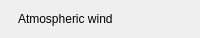
               <widget class="QFrame" name="setAtmWind">
                <property name="minimumSize">
                 <size>
                  <width>0</width>
                  <height>38</height>
                 </size>
                </property>
                <property name="maximumSize">
                 <size>
                  <width>16777215</width>
                  <height>38</height>
                 </size>
                </property>
                <property name="role" stdset="0">
                 <string>statusRow</string>
                </property>
                <property name="bind_fixedHeight" stdset="0">
                 <string>rh</string>
                </property>
                <layout class="QHBoxLayout" name="setAtmWindLayout" stretch="0,0,0,0,1">
                 <property name="spacing">
                  <number>0</number>
                 </property>
                 <property name="leftMargin">
                  <number>0</number>
                 </property>
                 <property name="topMargin">
                  <number>0</number>
                 </property>
                 <property name="rightMargin">
                  <number>0</number>
                 </property>
                 <property name="bottomMargin">
                  <number>0</number>
                 </property>
                 <item>
                  <widget class="QLabel" name="setAtmWindDot">
                   <property name="minimumSize">
                    <size>
                     <width>6</width>
                     <height>6</height>
                    </size>
                   </property>
                   <property name="maximumSize">
                    <size>
                     <width>6</width>
                     <height>6</height>
                    </size>
                   </property>
                   <property name="role" stdset="0">
                    <string>dot</string>
                   </property>
                   <property name="tone" stdset="0">
                    <string>ok</string>
                   </property>
                   <property name="bind_tone" stdset="0">
                    <string>setup.atmWind ? 'ok' : 'faint'</string>
                   </property>
                  </widget>
                 </item>
                 <item>
                  <spacer name="gap_48">
                   <property name="orientation">
                    <enum>Qt::Orientation::Horizontal</enum>
                   </property>
                   <property name="sizeType">
                    <enum>QSizePolicy::Policy::Fixed</enum>
                   </property>
                   <property name="sizeHint" stdset="0">
                    <size>
                     <width>12</width>
                     <height>1</height>
                    </size>
                   </property>
                  </spacer>
                 </item>
                 <item>
                  <widget class="QLabel" name="setAtmWindLabel">
                   <property name="text">
                    <string>Atmospheric wind</string>
                   </property>
                   <property name="minimumSize">
                    <size>
                     <width>102</width>
                     <height>0</height>
                    </size>
                   </property>
                   <property name="role" stdset="0">
                    <string>rowLabel</string>
                   </property>
                  </widget>
                 </item>
                 <item>
                  <spacer name="hSpacer_29">
                   <property name="orientation">
                    <enum>Qt::Orientation::Horizontal</enum>
                   </property>
                   <property name="sizeHint" stdset="0">
                    <size>
                     <width>10</width>
                     <height>20</height>
                    </size>
                   </property>
                  </spacer>
                 </item>
                 <item>
                  <widget class="QLabel" name="setAtmWindValue">
                   <property name="alignment">
                    <set>Qt::AlignmentFlag::AlignRight|Qt::AlignmentFlag::AlignVCenter</set>
                   </property>
                   <property name="role" stdset="0">
                    <string>rowValue</string>
                   </property>
                   <property name="bind" stdset="0">
                    <string>Format.onOff(setup.atmWind)</string>
                   </property>
                   <property name="elide" stdset="0">
                    <bool>true</bool>
                   </property>
                  </widget>
                 </item>
                </layout>
               </widget>
